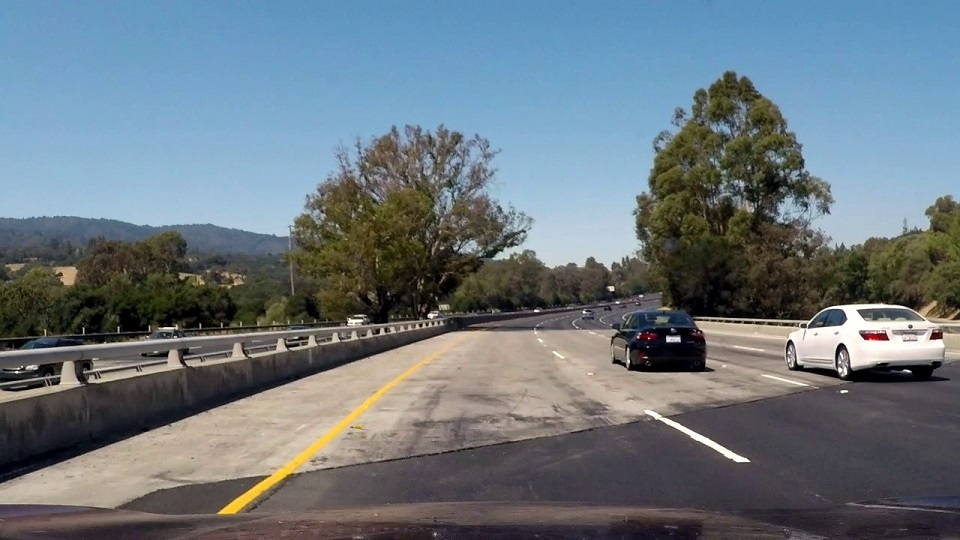
#> input picture test_images/challange00101.jpg, 960 x 540 px
$ python -i LaneIdentifying.py   (imports and definitions only)
#> lines starting #> are read from the running program, lines starting #| are printed output that depends on the picture; after the words box and inside, x2 and y2 are one past the last pixel; in counts of white or black regions, pixels touching at a corner belong together
import numpy
import cv2

def lane_identifying(Img, srcImgName = None):
    """
    Identify lane-line pixels using the sliding window technique

    params:
        srcImgName - if given a value,
        image with sliding window will be saved in output/.

    returns:
        LeftX, RightX, LeftY, RightY
    """

    windowSize = 10
    windowWidth = 50
    Y = 720

    copyImg = Img.copy()

    # get histogram of the picture
    histogramVal = numpy.sum(Img[Img.shape[0]//2:, :], axis=0)

    # find the middle point, left and right high peaks
    midpoint = int(histogramVal.shape[0]/2)
    left_base = numpy.argmax(histogramVal[:midpoint])
    right_base = numpy.argmax(histogramVal[midpoint:]) + midpoint

    # list to save coordinates
    LeftX = []
    LeftY = []
    RightX = []
    RightY = []

    # starting from bottom of the picture (720 pix) and moving up by window size (10 pix)
    while Y > 0:

        # left lane
        img = copyImg[Y-windowSize:Y, left_base-windowWidth:left_base+windowWidth]
        contours, _ = cv2.findContours(img, cv2.RETR_EXTERNAL, cv2.CHAIN_APPROX_SIMPLE)
        for contour in contours:
            M = cv2.moments(contour)
            if M["m00"] != 0:
                cx = int(M["m10"]/M["m00"])
                left_base = left_base - windowWidth + cx

        # right lane
        img = copyImg[Y-windowSize:Y, right_base-windowWidth:right_base+windowWidth]
        contours, _ = cv2.findContours(img, cv2.RETR_TREE, cv2.CHAIN_APPROX_SIMPLE)
        for contour in contours:
            M = cv2.moments(contour)
            if M["m00"] != 0:
                cx = int(M["m10"]/M["m00"])
                right_base = right_base - windowWidth + cx

        # save the results as rectangles on the picture, and as coordinates
        cv2.rectangle(copyImg, (left_base-windowWidth, Y), (left_base+windowWidth, Y-windowSize), (255,255,255), 2)
        LeftX.append(left_base)
        LeftY.append(Y)
        cv2.rectangle(copyImg, (right_base-windowWidth, Y), (right_base+windowWidth, Y-windowSize), (255,255,255), 2)
        RightX.append(right_base)
        RightY.append(Y)

        Y -= windowSize

    # save the final result if needed
    if srcImgName is not None:
        cv2.imwrite('output/identified_' + srcImgName, copyImg)

    return LeftX, RightX, LeftY, RightY


>>> import cv2
>>> picture = cv2.imread('../test_images/challange00101.jpg', cv2.IMREAD_GRAYSCALE)
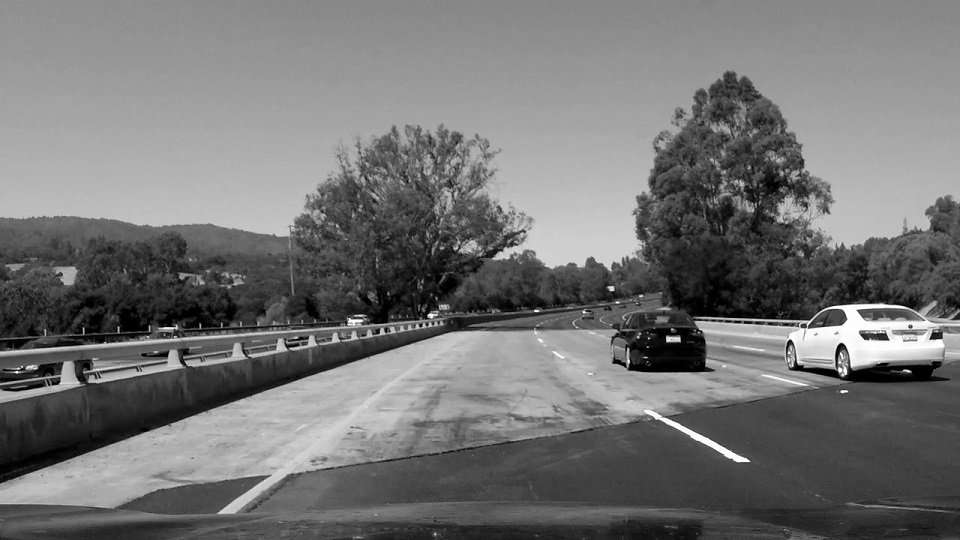
#> picture: shape (540, 960); min 0, max 255, mean 115.8
>>> result = lane_identifying(picture)
#> in lane_identifying, `histogramVal = numpy.sum(Img[Img.shape[0]//2:, :], axis=0)`: histogramVal = 960 values, max 33357 at index 278, min 17173 at index 686, mean 25283.4
#> in lane_identifying, `left_base = numpy.argmax(histogramVal[:midpoint])`: left_base = 278
#> in lane_identifying, `right_base = numpy.argmax(histogramVal[midpoint:]) + midpoint`: right_base = 536
#> after the loop in lane_identifying, `while Y > 0:`:
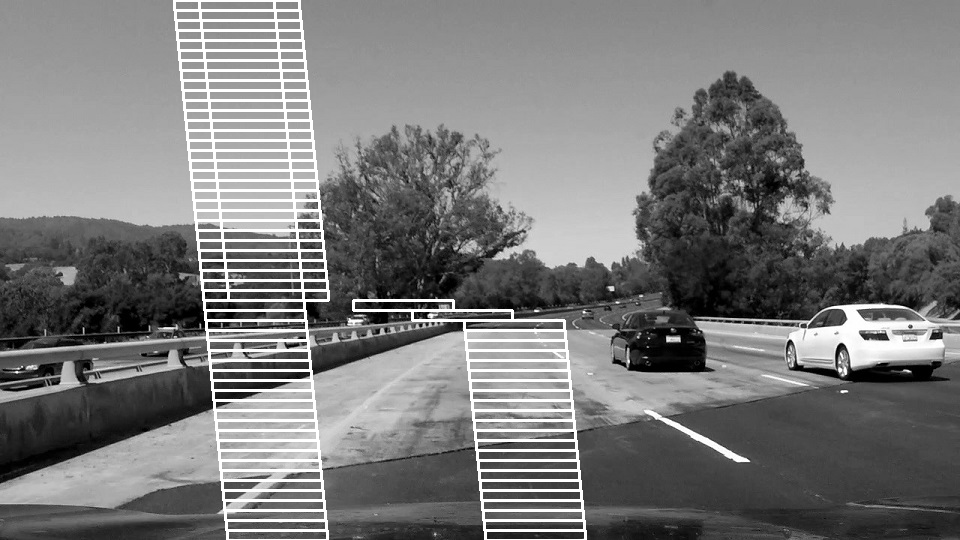
#> copyImg: shape (540, 960); 6.06% of pixels changed, all inside (x1, y1, x2, y2) = (173, 0, 587, 540)
#> after the loop in lane_identifying, `while Y > 0:`: LeftX = 72 values, max 278 at index 0, min 224 at index 71, mean 257.4; LeftY = 72 values, max 720 at index 0, min 10 at index 71, mean 365; RightX = 72 values, max 536 at index 0, min 249 at index 71, mean 416.1; RightY has the same summary as LeftY; Y = 0; left_base = 224; right_base = 249

$ run again, on test_images/challange00111.jpg
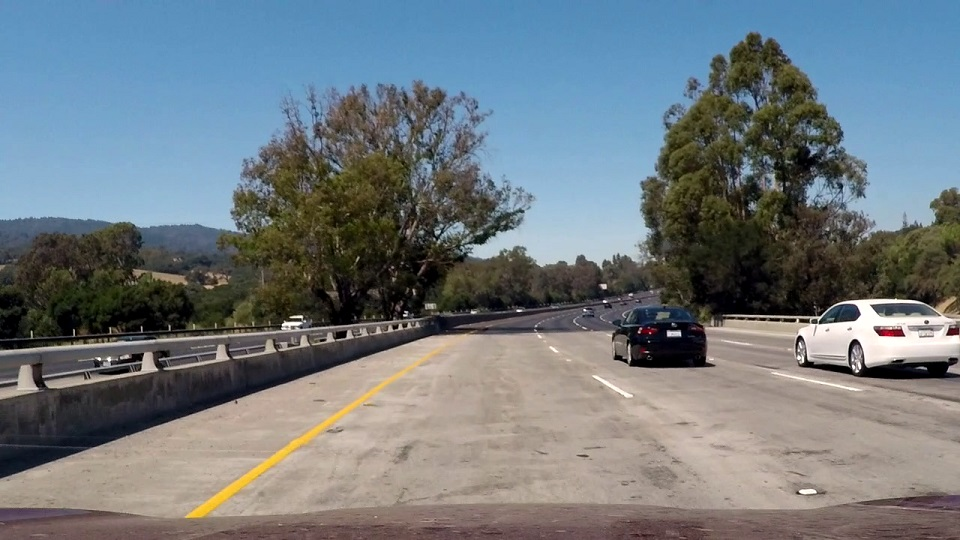
#> input picture test_images/challange00111.jpg, 960 x 540 px
#> `picture = cv2.imread('../test_images/challange00101.jpg', cv2.IMREAD_G..`:
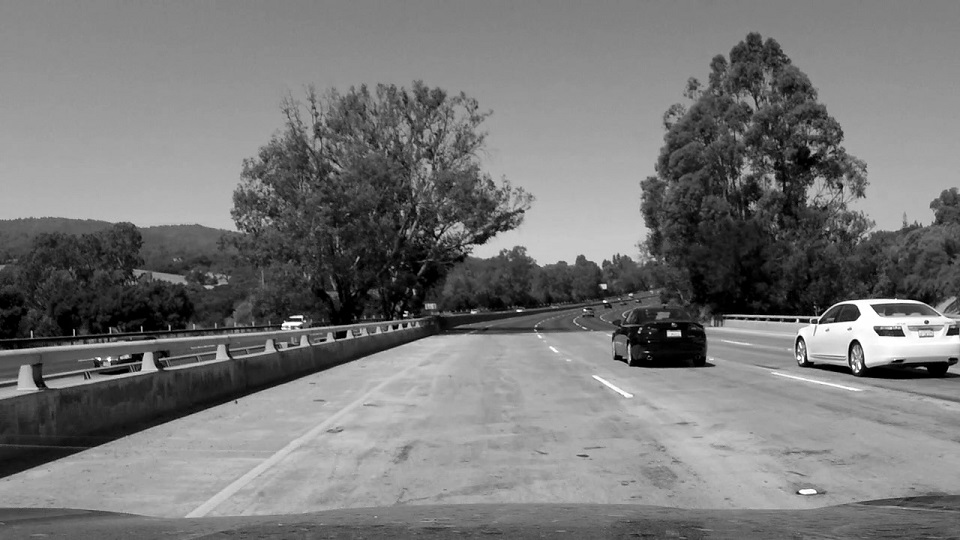
#> picture: shape (540, 960); min 0, max 255, mean 119.2
#> histogramVal = 960 values, max 40935 at index 867, min 17717 at index 5, mean 31807.2
#> in lane_identifying, `left_base = numpy.argmax(histogramVal[:midpoint])`: left_base = 451
#> in lane_identifying, `right_base = numpy.argmax(histogramVal[midpoint:]) + midpoint`: right_base = 867
#> after the loop in lane_identifying, `while Y > 0:`:
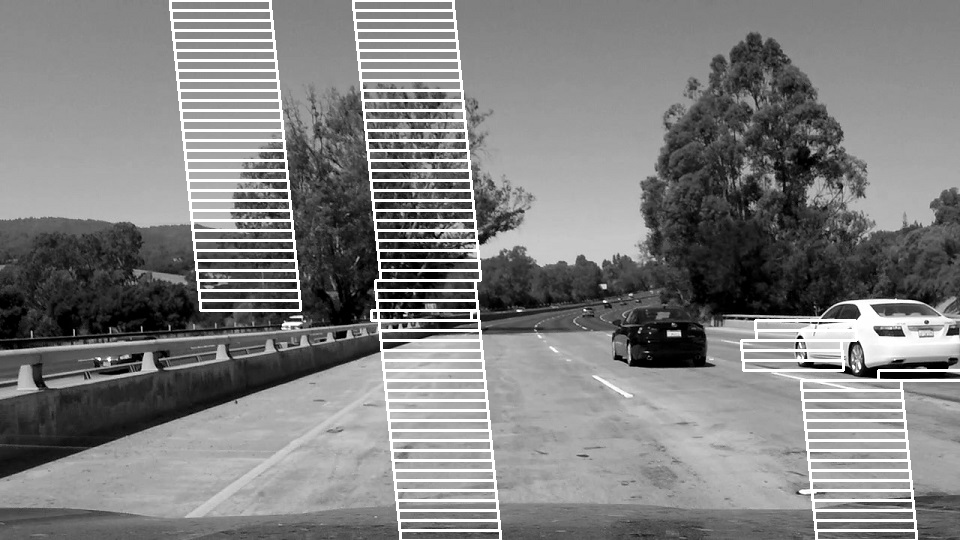
#> copyImg: shape (540, 960); 7.42% of pixels changed, all inside (x1, y1, x2, y2) = (169, 0, 960, 540)
#> after the loop in lane_identifying, `while Y > 0:`: LeftX = 72 values, max 451 at index 0, min 403 at index 71, mean 432.7; LeftY = 72 values, max 720 at index 0, min 10 at index 71, mean 365; RightX = 72 values, max 928 at index 34, min 220 at index 71, mean 582.8; RightY has the same summary as LeftY; Y = 0; left_base = 403; right_base = 220

$ run again, on test_images/challange00136.jpg
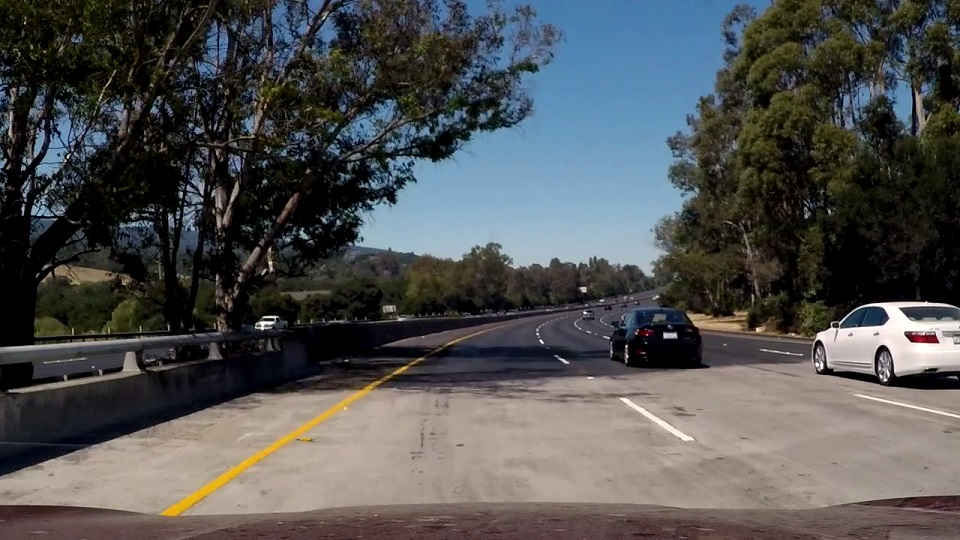
#> input picture test_images/challange00136.jpg, 960 x 540 px
#> `picture = cv2.imread('../test_images/challange00101.jpg', cv2.IMREAD_G..`:
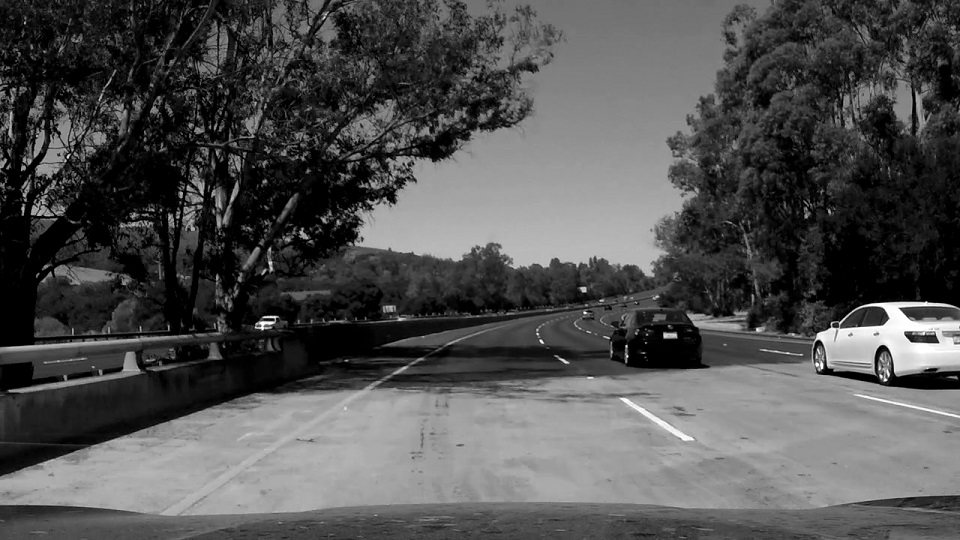
#> picture: shape (540, 960); min 0, max 255, mean 81.1
#> histogramVal = 960 values, max 37780 at index 896, min 10794 at index 6, mean 26147.9
#> in lane_identifying, `left_base = numpy.argmax(histogramVal[:midpoint])`: left_base = 387
#> in lane_identifying, `right_base = numpy.argmax(histogramVal[midpoint:]) + midpoint`: right_base = 896
#> after the loop in lane_identifying, `while Y > 0:`:
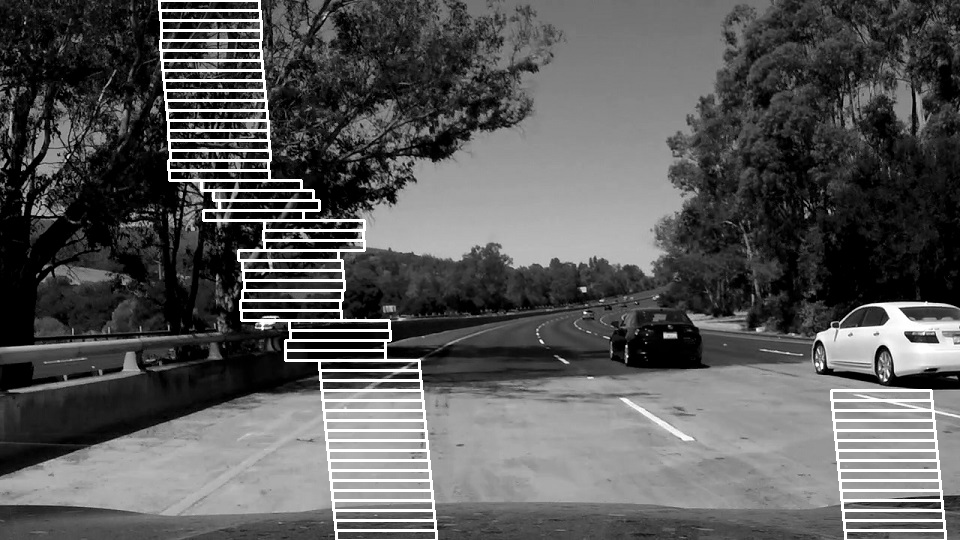
#> copyImg: shape (540, 960); 4.84% of pixels changed, all inside (x1, y1, x2, y2) = (158, 0, 947, 540)
#> after the loop in lane_identifying, `while Y > 0:`: LeftX = 72 values, max 387 at index 0, min 209 at index 71, mean 319.3; LeftY = 72 values, max 720 at index 0, min 10 at index 71, mean 365; RightX = 72 values, max 1168 at index 33, min 881 at index 32, mean 1041.7; RightY has the same summary as LeftY; Y = 0; left_base = 209; right_base = 1168
